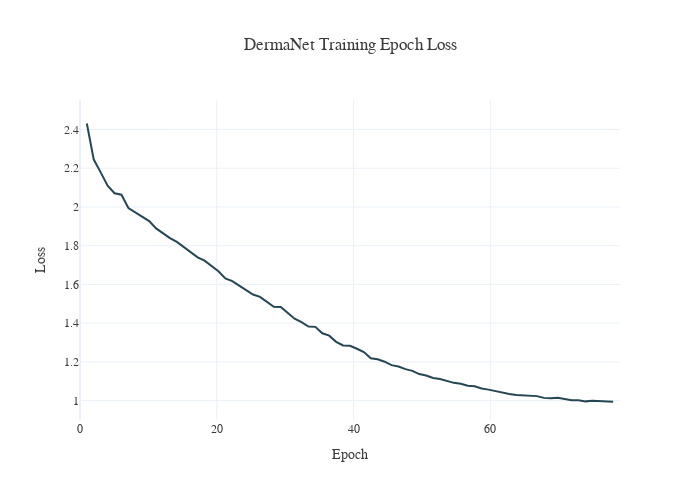

Write notebook code for a chart like this one.
### Code cell
# DermaNet: training epoch loss
train_epoch = pd.read_csv('../outputs/results_data/dermanet_training/dermanet_train_epoch_loss.csv')
# if the CSV contains 'Step' convert to fractional Epochs like BYOL, otherwise expect 'Epoch'
if 'Step' in train_epoch.columns:
    train_epoch['Epoch'] = train_epoch['Step'] / 79.0
fig = px.line(
    train_epoch,
    x='Epoch' if 'Epoch' in train_epoch.columns else train_epoch.index,
    y='Value',
    title='DermaNet Training Epoch Loss',
    labels={'Epoch': 'Epoch', 'Value': 'Loss'},
    color_discrete_sequence=[DARK_BG]
)
fig.update_layout(yaxis_range=[0.9, max(0.1, train_epoch['Value'].max()*1.05)], xaxis_range=[min(train_epoch['Epoch'])-1, max(train_epoch['Epoch'])+1], width=700, height=500)
fig.write_image('imgs/dermanet_train_epoch_loss.png', scale=2)
fig.show()

### Figure 1 — Plotly figure (JSON) as saved in the notebook; plotly's stock layout.template omitted (floating-point values rounded to 4 significant figures)
{"data": [{"hovertemplate": "Epoch=%{x}<br>Loss=%{y}<extra></extra>", "legendgroup": "", "line": {"color": "#264653", "dash": "solid"}, "marker": {"symbol": "circle"}, "mode": "lines", "name": "", "orientation": "v", "showlegend": false, "type": "scatter", "x": [1.0, 2.013, 3.025, 4.038, 5.051, 6.063, 7.076, 8.089, 9.101, 10.11, 11.13, 12.14, 13.15, 14.16, 15.18, 16.19, 17.2, 18.22, 19.23, 20.24, 21.25, 22.27, 23.28, 24.29, 25.3, 26.32, 27.33, 28.34, 29.35, 30.37, 31.38, 32.39, 33.41, 34.42, 35.43, 36.44, 37.46, 38.47, 39.48, 40.49, 41.51, 42.52, 43.53, 44.54, 45.56, 46.57, 47.58, 48.59, 49.61, 50.62, 51.63, 52.65, 53.66, 54.67, 55.68, 56.7, 57.71, 58.72, 59.73, 60.75, 61.76, 62.77, 63.78, 64.8, 65.81, 66.82, 67.84, 68.85, 69.86, 70.87, 71.89, 72.9, 73.91, 74.92, 75.94, 76.95, 77.96], "xaxis": "x", "y": [2.431, 2.244, 2.179, 2.11, 2.071, 2.063, 1.994, 1.971, 1.946, 1.927, 1.889, 1.864, 1.839, 1.82, 1.793, 1.765, 1.74, 1.723, 1.694, 1.668, 1.631, 1.617, 1.594, 1.57, 1.548, 1.536, 1.51, 1.484, 1.483, 1.451, 1.423, 1.405, 1.382, 1.381, 1.348, 1.335, 1.303, 1.285, 1.283, 1.268, 1.251, 1.219, 1.213, 1.201, 1.183, 1.176, 1.163, 1.154, 1.137, 1.13, 1.117, 1.111, 1.102, 1.092, 1.087, 1.077, 1.074, 1.063, 1.057, 1.048, 1.042, 1.034, 1.029, 1.027, 1.024, 1.023, 1.014, 1.012, 1.015, 1.008, 1.002, 1.002, 0.9962, 0.9991, 0.9978, 0.9987, 0.9938], "yaxis": "y"}], "layout": {"height": 500, "legend": {"tracegroupgap": 0}, "title": {"text": "DermaNet Training Epoch Loss"}, "width": 700, "xaxis": {"anchor": "y", "domain": [0, 1], "range": [0, 78.96], "title": {"text": "Epoch"}}, "yaxis": {"anchor": "x", "domain": [0, 1], "range": [0.9, 2.552], "title": {"text": "Loss"}}}}
